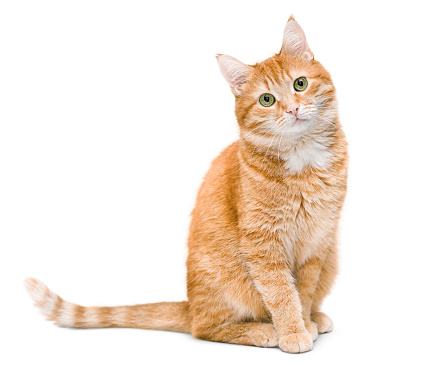
#> input picture a.jpg, 445 x 386 px, found by its file name
$ jupyter execute --allow-errors op5.ipynb
#> lines starting #> are read from the running program, lines starting #| are printed output that depends on the picture; after the words box and inside, x2 and y2 are one past the last pixel; in counts of white or black regions, pixels touching at a corner belong together
Bitwise operators in opencv
--------------------
also thickness if its a positive value then it is thickness if -ve then it fills the entire area!! also remeber that we provide 255 color value  to white

[cell 1]
import cv2 as cv
import numpy as np

[cell 2]
blank = np.zeros((500,500),dtype = 'uint8')

rect = cv.rectangle(blank.copy(),(100,100),(400,400),255,-1)
cir = cv.circle(blank.copy(),(250,250),150,255,-1)

bit_and = cv.bitwise_and(rect,cir)
bit_not = cv.bitwise_not(rect,cir)
bit_or = cv.bitwise_or(rect,cir)
bit_xor = cv.bitwise_xor(rect,cir)
cv.imshow('and',bit_and)
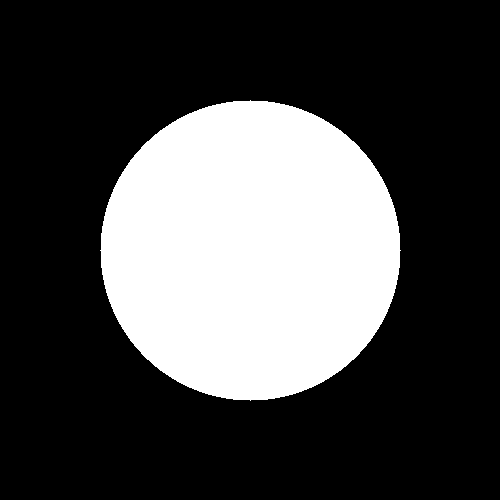
#> window 'and': shape (500, 500); 28.3% white; 1 white region, box (x1, y1, x2, y2) and area: (100, 100, 401, 401) 70681
cv.imshow('not',bit_not)
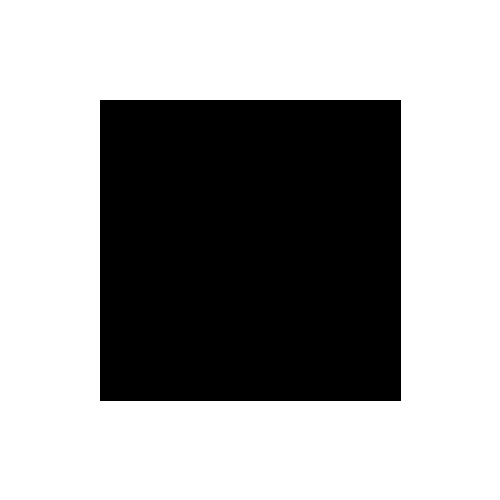
#> window 'not': shape (500, 500); 63.8% white; 1 black region, box (x1, y1, x2, y2) and area: (100, 100, 401, 401) 90601
cv.imshow('or',bit_or)
cv.imshow('xor',bit_xor)

cv.waitKey(0)
cv.destroyAllWindows()

Masking -  it allows us to focus on our subject of interest

[cell 3]
img = cv.imread('Documents/a.jpg')
#> img is the input picture: shape (386, 445, 3); mean B, G, R 224.6, 234.5, 245.6

#> (a cell that did not finish here is left out)

#> (a cell that did not finish here is left out)

[cell 6]
img = cv.cvtColor(img,cv.COLOR_BGR2GRAY)
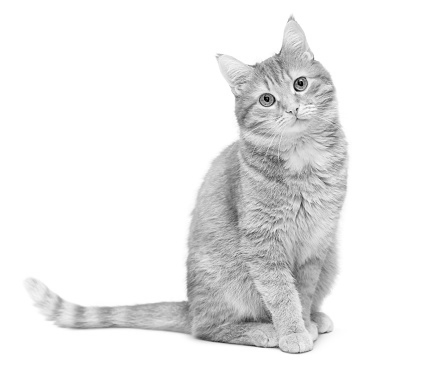
#> img: shape (386, 445); min 0, max 255, mean 236.7
#> (the rest of this cell did not finish here and is left out)

#> (a cell that did not finish here is left out)

[cell 8]
bit_and = cv.resize(bit_and,img.shape[::-1])
masked = cv.bitwise_and(img,img,mask = bit_and)
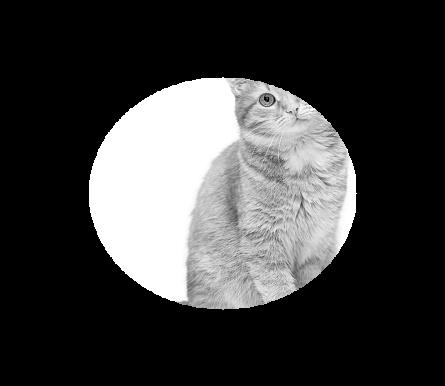
#> masked: shape (386, 445); min 0, max 255, mean 61
cv.imshow('masking',masked)

cv.waitKey(0)
cv.destroyAllWindows()

[cell 9]
rect  = cv.rectangle(blank.copy(),(100,100),(400,400),[255,0,0],-1)
cv.imshow('rectangle',rect)

cv.waitKey(0)
cv.destroyAllWindows()

Histogram plots for image intensity of BGR
---------------------------------

[cell 10]
cimg = cv.imread('Documents/a.jpg')
import  matplotlib.pyplot as plt
a = cv.calcHist([cimg],[0],None,[256],[0,256])
#> a = 256 values, max 123651 at index 255, min 4 at index 1, mean 671
plt.plot(a)
plt.show()
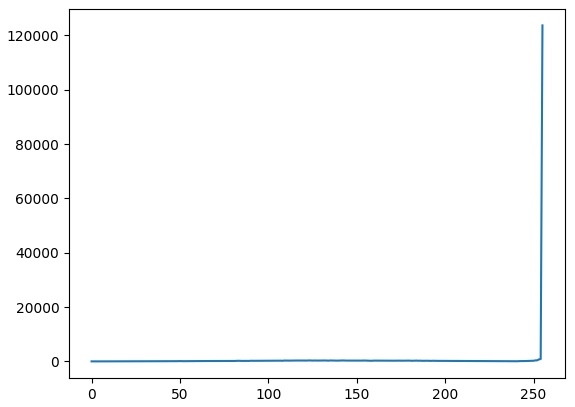
#> figure drawn by matplotlib, 1 panel; curve peaks at x = 255, y = 123651

[cell 11]
s_img = cv.imread('Documents/a.jpg')
#whenever we have to get a face detection or edge detection always use grayscale images
#no need to use images
sg_img = cv.cvtColor(s_img,cv.COLOR_BGR2GRAY)
#(x,y) axis0 x and axisy as 1,0
sobelx = cv.Sobel(sg_img,cv.CV_64F,1,0)
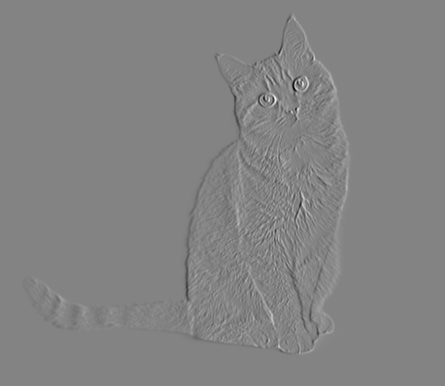
#> sobelx: shape (386, 445) float64; min -797, max 747, mean 0; drawn with min black and max white
sobely = cv.Sobel(sg_img,cv.CV_64F,0,1)
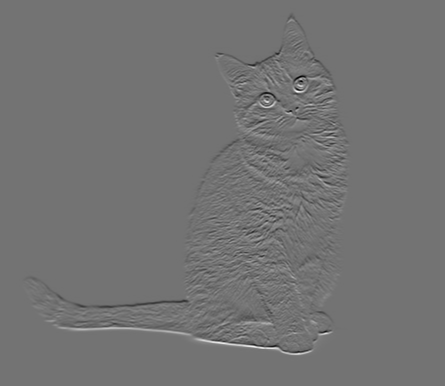
#> sobely: shape (386, 445) float64; min -693, max 841, mean 0; drawn with min black and max white

final_edge = cv.bitwise_or(sobelx,sobely)
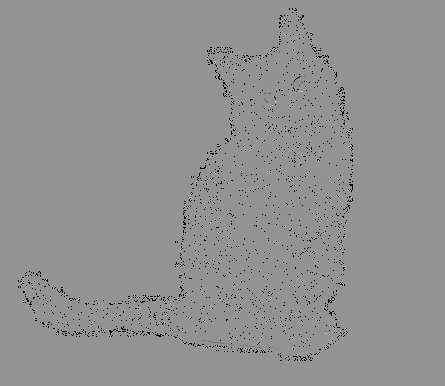
#> final_edge: shape (386, 445) float64; 1.57% of the values are NaN or infinite; the others: min -122752, max 89984, mean -48.87; drawn with min black, max white, NaN and infinite black
cv.imshow('final',final_edge)
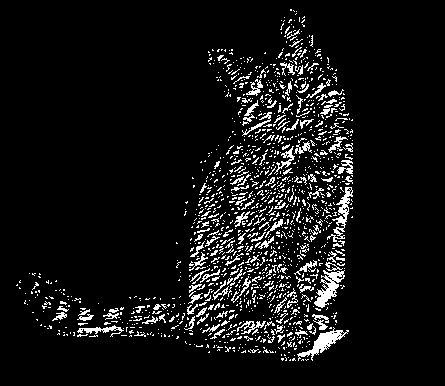
#> window 'final': shape (386, 445); 7.4% white in thin lines or dots, all inside (x1, y1, x2, y2) = (16, 9, 353, 361)
cv.waitKey(0)
cv.destroyAllWindows()

[cell 12]
s_img = cv.imread('Documents/a.jpg')
#whenever we have to get a face detection or edge detection always use grayscale images
#no need to use images
sg_img = cv.cvtColor(s_img,cv.COLOR_BGR2GRAY)
lap_edge = cv.Laplacian(sg_img,cv.CV_64F)
lap_edge = np.uint8(np.absolute(lap_edge))
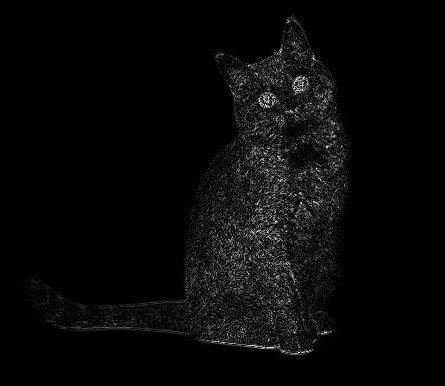
#> lap_edge: shape (386, 445); min 0, max 255, mean 8.6
cv.imshow('final',lap_edge)
cv.waitKey(0)
cv.destroyAllWindows()
#thresholding,laplacian,eroding,dilating,sobel,etc..
